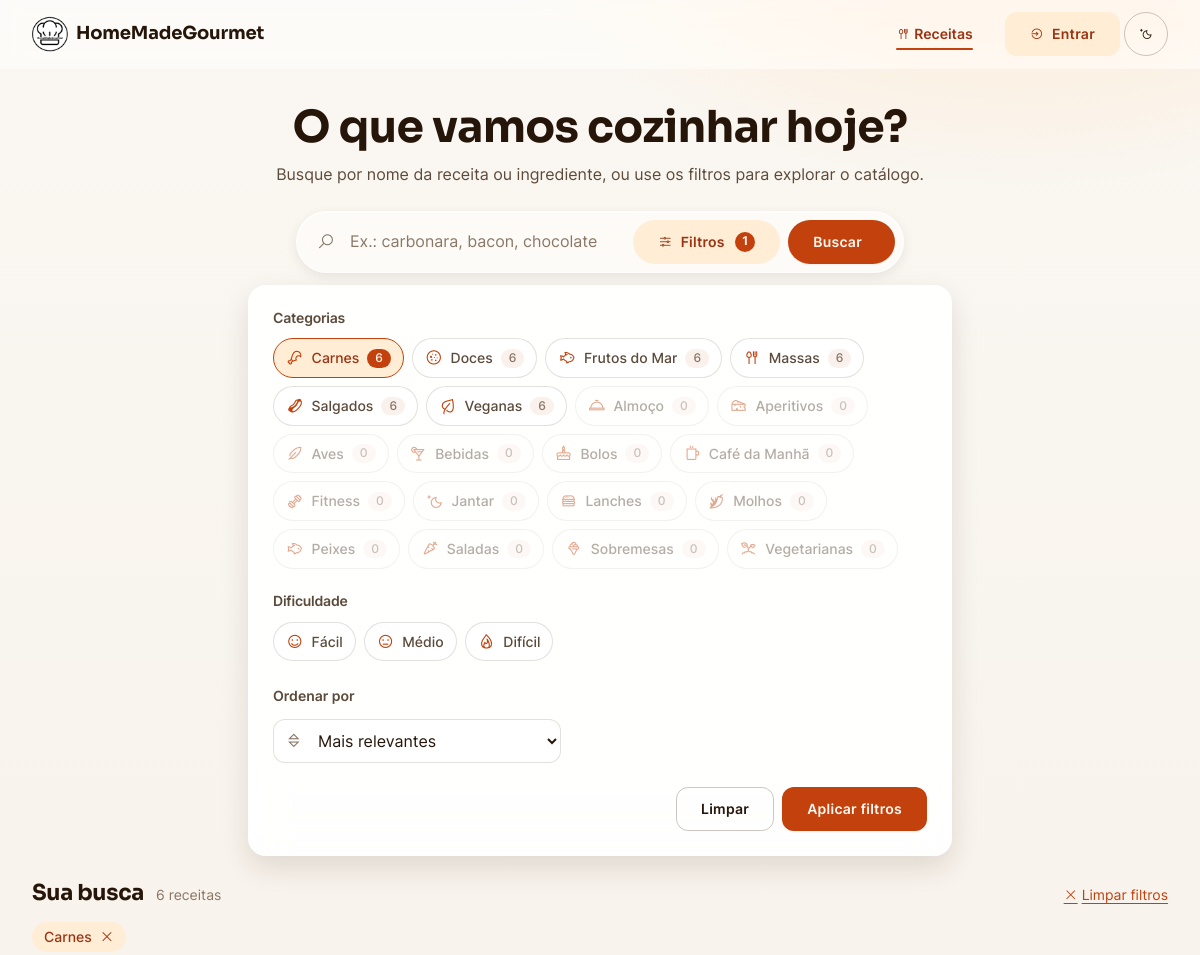
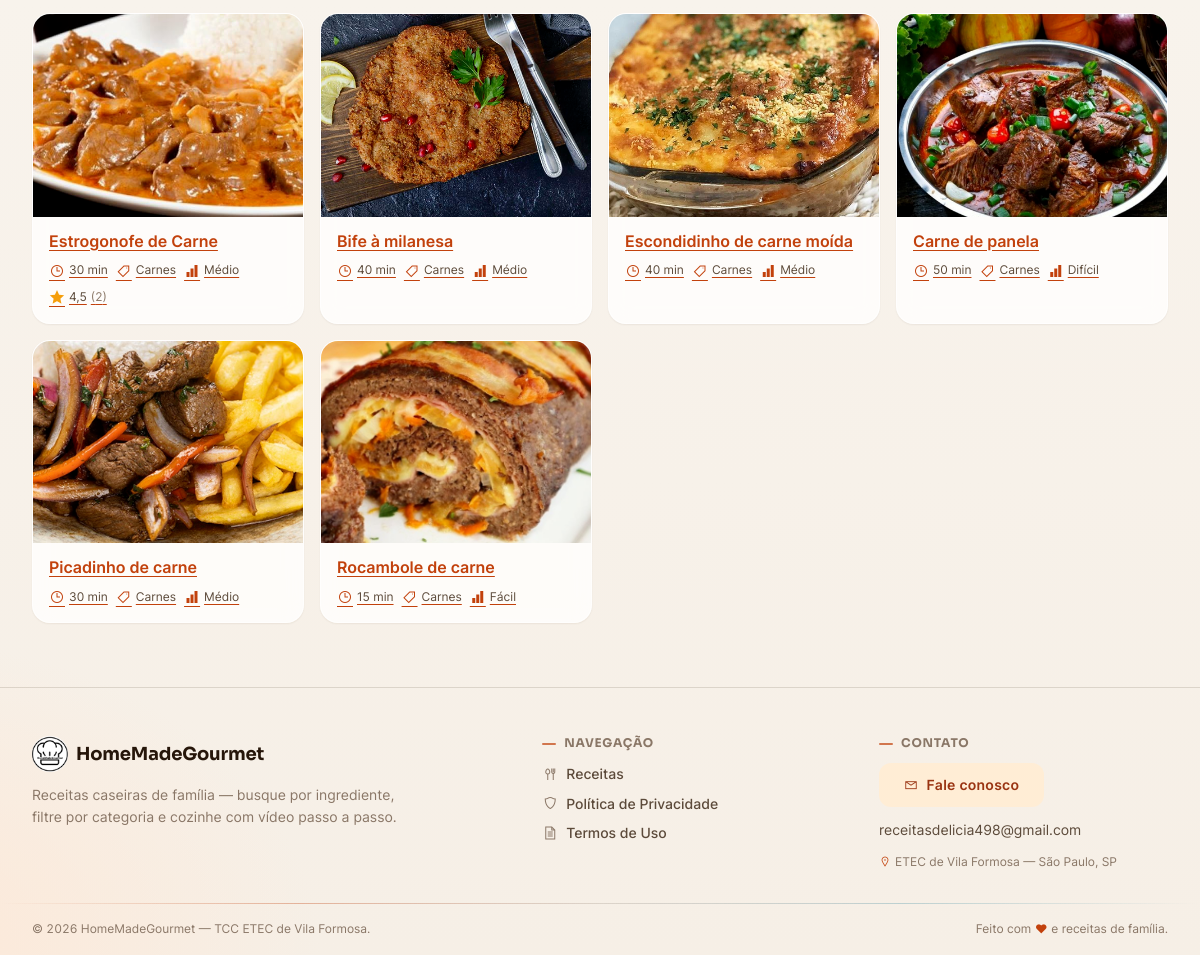
The page /index.php?categoriaReceita=6&buscar=1 on the database its author committed (2 pictures, top to bottom).
### tables this page shows
CREATE TABLE categoria (
    idCategoria   INT UNSIGNED  NOT NULL AUTO_INCREMENT,
    nomeCategoria VARCHAR(30)   NOT NULL,
    icone         VARCHAR(40)   NULL COMMENT 'Classe do ícone Line Awesome (ex.: la-fish) — permite adicionar categorias sem tocar no código',

    CONSTRAINT pk_categoria             PRIMARY KEY (idCategoria),
    CONSTRAINT uq_categoria_nome        UNIQUE (nomeCategoria),
    CONSTRAINT ck_categoria_nome_valido CHECK (CHAR_LENGTH(TRIM(nomeCategoria)) >= 3)
);

CREATE TABLE receita (
    idReceita     INT UNSIGNED   NOT NULL AUTO_INCREMENT,
    nomeReceita   VARCHAR(70)    NOT NULL,
    porcoes       SMALLINT UNSIGNED NOT NULL,
    tempoReceita  VARCHAR(10)    NOT NULL,
    qtdCalorias   DECIMAL(7,2)   NOT NULL,
    link          VARCHAR(400)   NOT NULL COMMENT 'Embed (iframe) do vídeo no YouTube (youtube-nocookie)',
    ingrediente_1  VARCHAR(60)   NULL,
    ingrediente_2  VARCHAR(60)   NULL,
    ingrediente_3  VARCHAR(60)   NULL,
    ingrediente_4  VARCHAR(60)   NULL,
    ingrediente_5  VARCHAR(60)   NULL,
    ingrediente_6  VARCHAR(60)   NULL,
    ingrediente_7  VARCHAR(60)   NULL,
    ingrediente_8  VARCHAR(60)   NULL,
    ingrediente_9  VARCHAR(60)   NULL,
    ingrediente_10 VARCHAR(60)   NULL,
    ingrediente_11 VARCHAR(60)   NULL,
    ingrediente_12 VARCHAR(60)   NULL,
    ingrediente_13 VARCHAR(60)   NULL,
    ingrediente_14 VARCHAR(60)   NULL,
    ingrediente_15 VARCHAR(60)   NULL,
    modoPreparo   TEXT           NOT NULL,
    idcategoriaFK INT UNSIGNED   NULL,
    imagem        VARCHAR(30)    NOT NULL,
    dificuldade    ENUM('Fácil','Médio','Difícil') NULL COMMENT 'Grau de dificuldade exibido no card e na página',
    tempoCozimento VARCHAR(10)   NULL COMMENT 'Tempo de cozimento, separado do tempo total de preparo',
    dicas          TEXT          NULL COMMENT 'Dicas/observações opcionais exibidas na página da receita',
    proteinas      DECIMAL(6,2)  NULL COMMENT 'Proteínas por porção (g) — bloco nutricional',
    carboidratos   DECIMAL(6,2)  NULL COMMENT 'Carboidratos por porção (g)',
    gorduras       DECIMAL(6,2)  NULL COMMENT 'Gorduras por porção (g)',

    CONSTRAINT pk_receita              PRIMARY KEY (idReceita),
    CONSTRAINT uq_receita_nome         UNIQUE (nomeReceita),
    CONSTRAINT uq_receita_link         UNIQUE (link),
    CONSTRAINT ck_receita_porcoes      CHECK (porcoes > 0),
    CONSTRAINT ck_receita_calorias     CHECK (qtdCalorias >= 0),
    CONSTRAINT ck_receita_ingrediente1 CHECK (ingrediente_1 IS NOT NULL)
);

### src/Presentation/View/partials/filters.php (the view, shortened to what the rows shown need)
<?php
$sortLabels = [
    'relevancia' => 'Mais relevantes',
    'nome' => 'Nome (A–Z)',
    'tempo' => 'Tempo de preparo',
];
?>
<div class="filters-panel" id="filtersPanel" hidden>
    <div class="filters-panel__group">
        <h2 class="filters-panel__title" id="filtroCategorias">Categorias</h2>
        <ul class="filters-cats" role="list" aria-labelledby="filtroCategorias">
            <?php foreach ($categories as $categoria): ?>
                <li>
                    <label class="filter-chip">
                        <span class="filter-chip__body">
                            <i class="las <?= htmlspecialchars($categoria['icon'] ?? 'la-utensils') ?>" aria-hidden="true"></i>
                            <?= htmlspecialchars($categoria['name']) ?>
                            <span class="filter-chip__count"><?= (int) $categoria['total'] ?></span>
                        </span>
                    </label>
                </li>
            <?php endforeach; ?>
        </ul>
    </div>
    <div class="filters-panel__group">
        <h2 class="filters-panel__title" id="filtroDificuldade">Dificuldade</h2>
    </div>
    <div class="filters-panel__group">
        <div class="field__control">
            <select class="field__input js-ordenar" name="ordenar" id="ordenar">
                <?php foreach ($sortLabels as $valor => $rotulo): ?>
                    <option value="<?= $valor ?>" <?= ($filters['sort'] ?? 'relevancia') === $valor ? 'selected' : '' ?>>
                        <?= htmlspecialchars($rotulo) ?>
                    </option>
                <?php endforeach; ?>
            </select>
        </div>
    </div>
</div>

### src/Presentation/View/index.php (shortened to what the rows shown need)
<?php
$cards = $viewData['cards'] ?? [];
$categories = $viewData['categories'] ?? [];
$filters = $viewData['filters'] ?? ['search' => null, 'categoryIds' => [], 'difficulties' => [], 'sort' => 'relevancia'];
$errorMessage = $viewData['errorMessage'] ?? null;
$filtrando = ($filters['search'] ?? null) !== null || ($filters['categoryIds'] ?? []) !== [] || ($filters['difficulties'] ?? []) !== [];
$nomePorCategoria = [];
foreach ($categories as $categoria) {
    $nomePorCategoria[$categoria['id']] = $categoria['name'];
}
$catalogoUrl = static function (array $overrides = []) use ($filters): string {
    $params = [];
    $search = array_key_exists('search', $overrides) ? $overrides['search'] : ($filters['search'] ?? null);
    if ($search !== null && $search !== '') {
        $params['pesquisa'] = $search;
    }
    $cats = array_key_exists('categoryIds', $overrides) ? $overrides['categoryIds'] : ($filters['categoryIds'] ?? []);
    if ($cats !== []) {
        $params['categoriaReceita'] = array_values($cats);
    }
    $difs = array_key_exists('difficulties', $overrides) ? $overrides['difficulties'] : ($filters['difficulties'] ?? []);
    if ($difs !== []) {
        $params['dificuldade'] = array_values($difs);
    }
    $sort = array_key_exists('sort', $overrides) ? $overrides['sort'] : ($filters['sort'] ?? 'relevancia');
    if ($sort !== 'relevancia') {
        $params['ordenar'] = $sort;
    }
    $page = $overrides['page'] ?? 1;
    if ($page > 1) {
        $params['pagina'] = $page;
    }
    $qs = http_build_query($params);
    return 'index.php' . ($qs !== '' ? '?' . $qs : '');
};
?>
<!DOCTYPE html>
<html lang="pt-br">
<head>
<?php
require __DIR__ . '/partials/head.php';
?>
</head>
<body>
    <main id="conteudo" role="main">
        <section class="search-hero container" aria-labelledby="tituloBusca">
            <h1 id="tituloBusca">O que vamos cozinhar hoje?</h1>
            <form action="index.php" method="GET" id="formSearch" role="search" aria-label="Buscar e filtrar receitas">
                <div class="search-bar glass">
                    <button class="btn btn--soft btn--filtros" type="button" id="btnFiltros"
                            aria-expanded="false" aria-controls="filtersPanel">
                        <i class="las la-sliders-h" aria-hidden="true"></i> Filtros
                        <?php if ($filters['categoryIds'] !== []): ?>
                            <span class="btn__badge"><?= count($filters['categoryIds']) ?></span>
                        <?php endif; ?>
                    </button>
                </div>
                <?php require __DIR__ . '/partials/filters.php'; ?>
            </form>
        </section>
        <section class="results container" aria-labelledby="tituloResultados">
            <div class="results__head">
                <h2 id="tituloResultados"><?= $filtrando ? 'Sua busca' : 'Receitas' ?></h2>
            </div>
            <?php if ($filtrando): ?>
                <ul class="active-filters" aria-label="Filtros ativos">
                    <?php foreach ($filters['categoryIds'] as $catId): ?>
                        <li>
                            <a class="active-filter" href="<?= htmlspecialchars($catalogoUrl(['categoryIds' => array_values(array_diff($filters['categoryIds'], [$catId]))])) ?>">
                                <?= htmlspecialchars($nomePorCategoria[$catId] ?? ('#' . $catId)) ?> <i class="las la-times" aria-hidden="true"></i>
                            </a>
                        </li>
                    <?php endforeach; ?>
                </ul>
            <?php endif; ?>
            <?php if (!empty($errorMessage)): ?>
                <div class="empty glass" role="status">
                    <i class="las la-utensils" aria-hidden="true"></i>
                    <h3><?= htmlspecialchars($errorMessage) ?></h3>
                    <p style="margin-inline:auto;">Tente outro ingrediente ou ajuste os filtros.</p>
                    <a class="btn btn--soft" href="index.php">Ver todas as receitas</a>
                </div>
            <?php else: ?>
                <ul class="recipe-grid" id="gradeReceitas" role="list" style="list-style:none; padding:0;">
                    <?php foreach ($cards as $cardIndex => $card): ?>
                        <?php require __DIR__ . '/partials/recipe-card.php'; ?>
                    <?php endforeach; ?>
                </ul>
            <?php endif; ?>
        </section>
    </main>
<?php require __DIR__ . '/partials/footer.php'; ?>
</body>
</html>

### src/Presentation/View/partials/recipe-card.php (shortened to what the rows shown need)
<?php
$slug = Slug::make((string) $card['name']);
$delay = isset($cardIndex) ? min((int) $cardIndex * 40, 400) : 0;
$loading = !empty($cardEager) ? 'eager' : 'lazy';
?>
<li class="card recipe-card reveal" style="animation-delay: <?= $delay ?>ms">
    <a class="recipe-card__btn" href="receita/<?= (int) $card['id'] ?>/<?= $slug ?>"
       aria-label="Ver receita: <?= htmlspecialchars((string) $card['name']) ?>">
        <span class="recipe-card__media">
            <img src="./assets/img/<?= htmlspecialchars((string) $card['image']) ?>"
                 alt="" loading="<?= $loading ?>" width="400" height="300">
        </span>
        <span class="recipe-card__body">
            <span class="recipe-card__title"><?= htmlspecialchars((string) $card['name']) ?></span>
            <span class="recipe-card__meta">
                <span><i class="las la-clock" aria-hidden="true"></i><?= htmlspecialchars((string) $card['time']) ?></span>
                <span><i class="las la-tag" aria-hidden="true"></i><?= htmlspecialchars((string) $card['category']) ?></span>
                <?php if (!empty($card['difficulty'])): ?>
                    <span><i class="las la-signal" aria-hidden="true"></i><?= htmlspecialchars((string) $card['difficulty']) ?></span>
                <?php endif; ?>
                <?php if (!empty($card['rating']['count'])): ?>
                    <span class="recipe-card__rating"><i class="las la-star" aria-hidden="true"></i><?= htmlspecialchars(number_format((float) $card['rating']['average'], 1, ',', '')) ?> <span class="recipe-card__rating-count">(<?= (int) $card['rating']['count'] ?>)</span></span>
                <?php endif; ?>
            </span>
        </span>
    </a>
</li>

### rows shown on the page
categoria: idCategoria "1", nomeCategoria "Frutos do Mar", total "6", ordenar "Mais relevantes", catId "Carnes"
categoria: nomeCategoria "Carnes", total "6"
categoria: nomeCategoria "Doces", total "6"
categoria: nomeCategoria "Massas", total "6"
categoria: nomeCategoria "Salgados", total "6"
categoria: nomeCategoria "Veganas", total "6"
categoria: nomeCategoria "Almoço", total "0"
categoria: nomeCategoria "Aperitivos", total "0"
categoria: nomeCategoria "Aves", total "0"
categoria: nomeCategoria "Bebidas", total "0"
categoria: nomeCategoria "Bolos", total "0"
categoria: nomeCategoria "Café da Manhã", total "0"
categoria: nomeCategoria "Fitness", total "0"
categoria: nomeCategoria "Jantar", total "0"
categoria: nomeCategoria "Lanches", total "0"
categoria: nomeCategoria "Molhos", total "0"
categoria: nomeCategoria "Peixes", total "0"
categoria: nomeCategoria "Saladas", total "0"
categoria: nomeCategoria "Sobremesas", total "0"
categoria: nomeCategoria "Vegetarianas", total "0"
receita: imagem (picture), nomeReceita "Estrogonofe de Carne", tempoReceita "30 min", idcategoriaFK.nomeCategoria "Carnes", dificuldade "Médio", average "4,5", count "2"
receita: imagem (picture), nomeReceita "Bife à milanesa", tempoReceita "40 min", idcategoriaFK.nomeCategoria "Carnes", dificuldade "Médio"
receita: imagem (picture), nomeReceita "Escondidinho de carne moída", tempoReceita "40 min", idcategoriaFK.nomeCategoria "Carnes", dificuldade "Médio"
receita: imagem (picture), nomeReceita "Carne de panela", tempoReceita "50 min", idcategoriaFK.nomeCategoria "Carnes", dificuldade "Difícil"
receita: imagem (picture), nomeReceita "Picadinho de carne", tempoReceita "30 min", idcategoriaFK.nomeCategoria "Carnes", dificuldade "Médio"
receita: imagem (picture), nomeReceita "Rocambole de carne", tempoReceita "15 min", idcategoriaFK.nomeCategoria "Carnes", dificuldade "Fácil"

### other values the page prints
$nivel "Fácil"
$nivel "Médio"
$nivel "Difícil"
$pagination['total'] "6"
$emailContato "receitasdelicia498@gmail.com"
